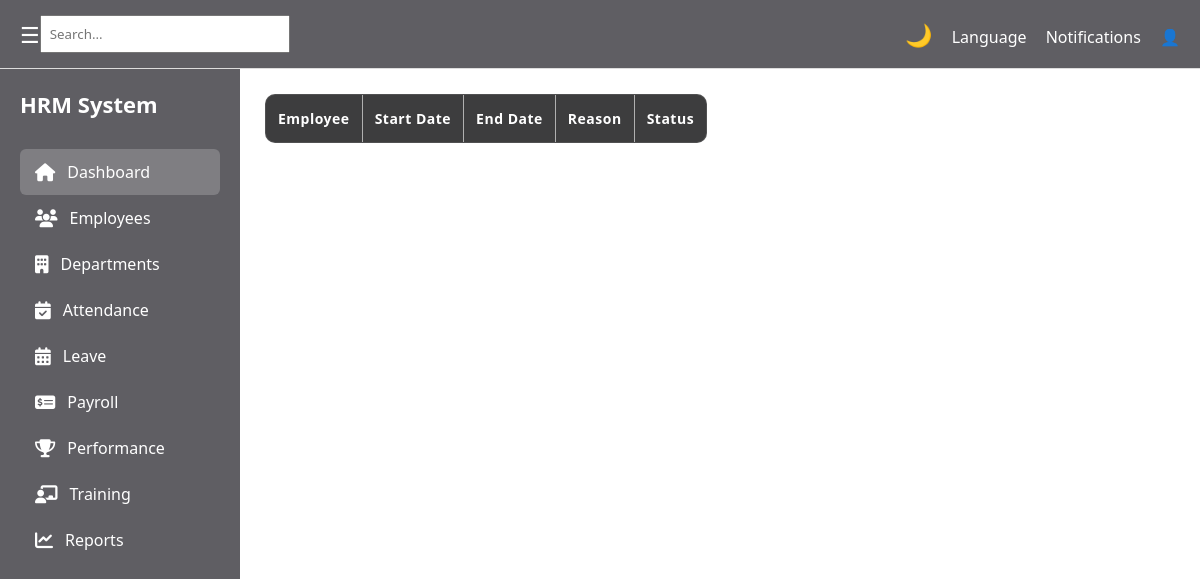
The page /hr/leaves/ on the database as committed earlier.
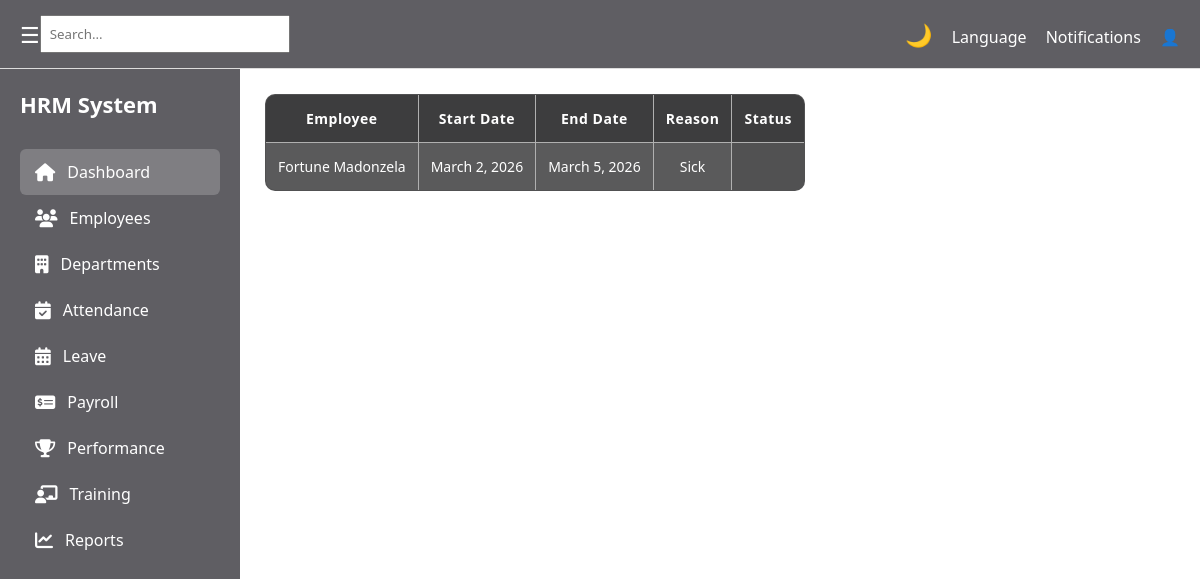
The same page on the database as committed later.
### hr/models.py (models this page shows, shortened)
class Leave(models.Model):
    employee = models.ForeignKey(Employee, on_delete=models.CASCADE)
    start_date = models.DateField()
    end_date = models.DateField()
    reason = models.TextField()

class Employee(models.Model):
    user = models.OneToOneField(User, on_delete=models.CASCADE)
    department = models.ForeignKey(Department, on_delete=models.CASCADE)
    first_name = models.CharField(max_length=50)
    last_name = models.CharField(max_length=50)
    email = models.EmailField(unique=True)
    role = models.ForeignKey(Role, on_delete=models.CASCADE)
    date_joined = models.DateField(auto_now_add=True)
    def __str__(self):
        return f"{self.first_name} {self.last_name}"

### hr/views.py (the view)
class LeaveListView(View):
    def get(self, request):
        template = loader.get_template('hr/pages/leave.html')
        leaves = Leave.objects.all()
        context = {
            'leaves' : leaves
        }
        return HttpResponse(template.render(context, request))

### hr/templates/hr/pages/leave.html
{% extends "hr/base/base.html" %}
{% block content %}
<section class="content">
            <table class="attendance-table">
                <thead>
                    <tr>
                        <th>Employee</th>
                        <th>Start Date</th>
                        <th>End Date</th>
                        <th>Reason</th>
                        <th>Status</th>
                    </tr>
                </thead>
                <tbody>
                {% for leave in leaves%}
                    <tr>
                        <td>{{leave.employee}}</td>
                        <td>{{leave.start_date}}</td>
                        <td>{{leave.end_date}}</td>
                        <td>{{leave.reason}}</td>
                    </tr>
                 {% endfor %}
                </tbody>
            </table>
        </section>
{% endblock %}

Rows that differ between the two databases and show on the page:
added Leave: employee "Fortune Madonzela", start_date "March 2, 2026", end_date "March 5, 2026", reason "Sick"
